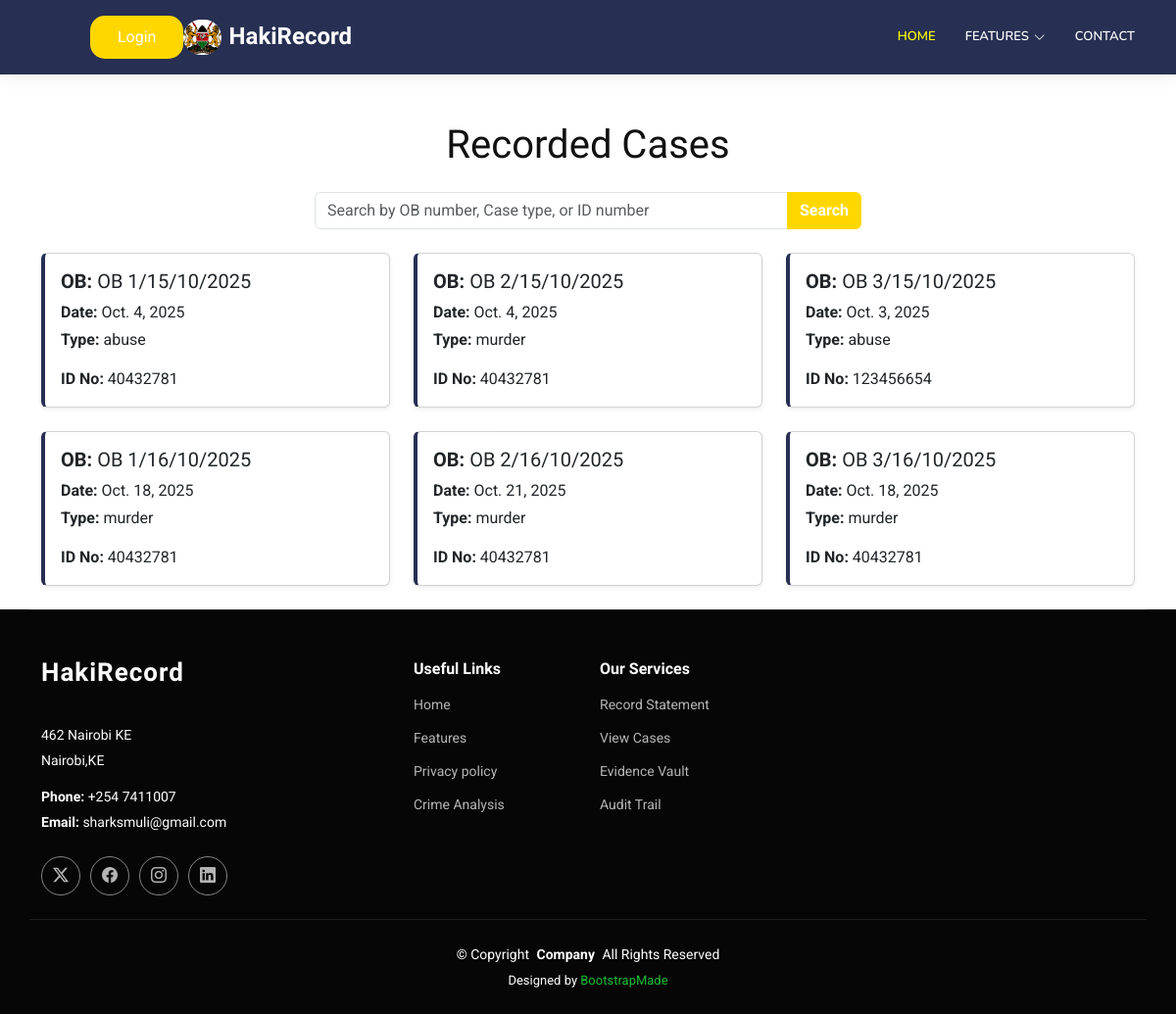
/cases/ (signed in), run on an earlier commit of the app's database.
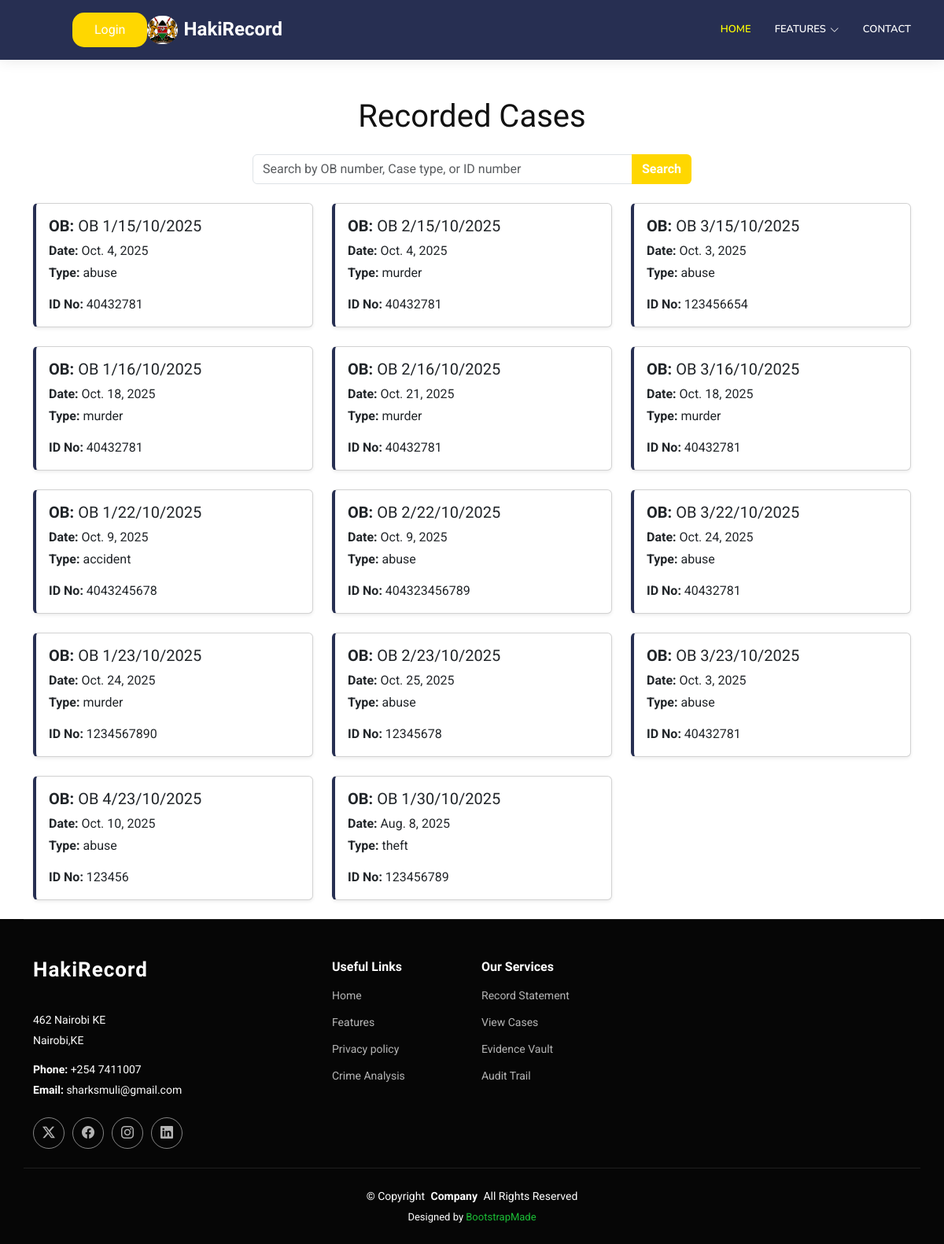
And on a later commit of the database.
### HakiRecordApp/models.py (models this page shows, shortened)
class Statement(models.Model):
    first_name = models.CharField(max_length=100)
    last_name = models.CharField(max_length=100)
    id_number = models.CharField(max_length=100)
    dob = models.DateField()
    service_no = models.ForeignKey(User, on_delete=models.CASCADE)
    address = models.CharField(max_length=100)
    phone_number = models.CharField(max_length=100)
    INCIDENT_TYPES = [
        ('theft', 'Theft'),
        ('murder', 'Murder'),
        ('abuse', 'Child Abuse'),
        ('accident', 'Accident'),
    ]
    incident_type = models.CharField(max_length=20, choices=INCIDENT_TYPES)
    incident_location = models.CharField(max_length=255)
    incident_date = models.DateField(default=timezone.now)
    INCIDENT_TIMES = [
        ('morning', 'Morning'),
        ('afternoon', 'Afternoon'),
        ('evening', 'Evening'),
        ('night', 'Night'),
    ]
    incident_time = models.CharField(max_length=20, choices=INCIDENT_TIMES)
    suspect_description = models.TextField(blank=True, null=True)
    incident_description = models.TextField(blank=True, null=True)
    incident_evidence = models.FileField(upload_to='evidence/')
    ob_number = models.CharField(max_length=30, unique=True, blank=True)
    recorded_at = models.DateTimeField(auto_now_add=True)

### HakiRecordApp/views.py (the view)
# urls.py: path('cases/', views.view_cases, name='cases'),
@login_required(login_url='login')
def view_cases(request):
    query = request.GET.get('q')  # Get the search query from URL parameter
    if query:
        statements = Statement.objects.filter(
            Q(ob_number__icontains=query) |
            Q(incident_type__icontains=query) |
            Q(id_number__icontains=query)
        )
    else:
        statements = Statement.objects.all()
    return render(request, "view_statements.html", {"statements": statements, "query": query})

### HakiRecordApp/templates/view_statements.html (shortened to what this page needs)
{% load static %}
<!DOCTYPE html>
<html lang="en">
<head>
  <link href="{%  static 'assets/vendor/bootstrap/css/bootstrap.min.css' %}" rel="stylesheet">
  <link href="{%  static 'assets/vendor/bootstrap-icons/bootstrap-icons.css' %}" rel="stylesheet">
  <link href="{%  static 'assets/vendor/aos/aos.css' %}" rel="stylesheet">
  <link href="{%  static 'assets/vendor/glightbox/css/glightbox.min.css' %}" rel="stylesheet">
  <link href="{%  static 'assets/vendor/swiper/swiper-bundle.min.css' %}" rel="stylesheet">
    <link href="https://cdn.jsdelivr.net/npm/bootstrap@5.3.8/dist/css/bootstrap.min.css" rel="stylesheet">
    <link href="{%  static 'assets/css/main.css' %}" rel="stylesheet">
</head>
<body>
<header id="header" class="header d-flex align-items-center sticky-top">
    <div class="container position-relative d-flex align-items-center">
      <a href="{% url 'homepage' %}" class="logo d-flex align-items-center me-auto">
         <img src="{%  static 'assets/img/favicon.jpg' %}" alt="">
        <h1 class="sitename" >HakiRecord</h1>
      </a>
      <nav id="navmenu" class="navmenu">
        <ul>
          <li><a href="{% url 'homepage' %}" class="active">Home</a></li>
          <li class="dropdown"><a href="#"><span >Features</span> <i class="bi bi-chevron-down toggle-dropdown"></i></a>
              </li>
          <li><a href="{% url 'contact' %}">Contact</a></li>
        </ul>
      </nav>
        <a href="{% url 'login' %}"><button class="login" >Login</button></a>
    </div>
  </header>
<div class="container mt-5">
    <h1 class="mb-4 d-flex justify-content-center">Recorded Cases</h1>
    <form method="GET" action="{% url 'cases' %}" class="mb-4 d-flex justify-content-center">
        <div class="input-group w-50">
            <input type="text" name="q" class="form-control" placeholder="Search by OB number, Case type, or ID number"
                   value="{{ query|default:'' }}">
            <button type="submit" class="btn" style="background-color: #ffd700; color: white; font-weight: bold">Search</button>
        </div>
    </form>
    <div class="row">
        {% for statement in statements %}
        <div class="col-md-4 mb-4">
            <a href="{% url 'case_detail' statement.id %}" class="text-decoration-none text-dark">
                <div class="card shadow-sm case-card">
                    <div class="card-body">
                        <h5 class="card-title"><strong>OB:</strong> {{ statement.ob_number }}</h5>
                        <p class="card-text mb-1"><strong>Date:</strong> {{ statement.incident_date }}</p>
                        <p class="card-text"><strong>Type:</strong> {{ statement.incident_type }}</p>
                        <p class="card-text"><strong>ID No:</strong> {{ statement.id_number }}</p>
                    </div>
                </div>
            </a>
        </div>
        {% empty %}
        <p>No cases found matching your search.</p>
        {% endfor %}
    </div>
</div>
<footer id="footer" class="footer dark-background">
    <div class="container footer-top">
      <div class="row gy-4">
        <div class="col-lg-4 col-md-6 footer-about">
          <a href="{% url 'homepage' %}" class="logo d-flex align-items-center">
            <span class="sitename">HakiRecord</span>
          </a>
          <div class="footer-contact pt-3">
            <p>462 Nairobi KE</p>
            <p>Nairobi,KE</p>
            <p class="mt-3"><strong>Phone:</strong> <span>+254 7411007</span></p>
            <p><strong>Email:</strong> <span>sharksmuli@gmail.com</span></p>
          </div>
          <div class="social-links d-flex mt-4">
            <a href=""><i class="bi bi-twitter-x"></i></a>
            <a href=""><i class="bi bi-facebook"></i></a>
            <a href=""><i class="bi bi-instagram"></i></a>
            <a href=""><i class="bi bi-linkedin"></i></a>
          </div>
        </div>
        <div class="col-lg-2 col-md-3 footer-links">
          <h4>Useful Links</h4>
          <ul>
            <li><a href="{% url 'homepage' %}">Home</a></li>
            <li><a href="{% url 'homepage' %}#services">Features</a></li>
            <li><a href="#">Privacy policy</a></li>
            <li><a href="#">Crime Analysis</a></li>
          </ul>
        </div>
        <div class="col-lg-2 col-md-3 footer-links">
          <h4>Our Services</h4>
          <ul>
            <li><a href="{% url 'statement' %}">Record Statement</a></li>
            <li><a href="{% url 'cases' %}">View Cases</a></li>
            <li><a href="#">Evidence Vault</a></li>
            <li><a href="#">Audit Trail</a></li>
          </ul>
        </div>
      </div>
    </div>
    <div class="container copyright text-center mt-4">
      <p>© <span>Copyright</span> <strong class="px-1 sitename">Company</strong> <span>All Rights Reserved</span></p>
      <div class="credits">
        Designed by <a href="https://bootstrapmade.com/">BootstrapMade</a>
      </div>
    </div>
  </footer>
</body>
</html>

### HakiRecordApp/static/assets/css/main.css (style rules this page uses)
:root { --default-font: "Roboto", system-ui, -apple-system, "Segoe UI", Roboto, "Helvetica Neue", Arial, "Noto Sans", "Liberation Sans", sans-serif, "Apple Color Emoji", "Segoe UI Emoji", "Segoe UI Symbol", "Noto Color Emoji"; --heading-font: "Raleway", sans-serif; --nav-font: "Nunito", sans-serif; }
:root { --background-color: #ffffff; --default-color: #444444; --heading-color: #111111; --accent-color: #1bbd36; --surface-color: #ffffff; --contrast-color: #ffffff; }
:root { --nav-color: #444444; --nav-hover-color: #1bbd36; --nav-mobile-background-color: #ffffff; --nav-dropdown-background-color: #ffffff; --nav-dropdown-color: #444444; --nav-dropdown-hover-color: #1bbd36; }
.dark-background { --background-color: #060606; --default-color: #ffffff; --heading-color: #ffffff; --surface-color: #252525; --contrast-color: #ffffff; }
:root { scroll-behavior: smooth; }
body { color: var(--default-color); background-color: var(--background-color); font-family: var(--default-font); }
a { color: var(--accent-color); text-decoration: none; transition: 0.3s; }
h1, h2, h3, h4, h5, h6 { color: var(--heading-color); font-family: var(--heading-font); }
.header { color: var(--default-color); background-color: #272f52; padding: 10px 0; transition: all 0.5s; z-index: 997; box-shadow: 0px 0 18px rgba(0, 0, 0, 0.1); }
.header .logo { line-height: 1; }
.header .logo img { max-height: 36px; margin-right: 8px; border-radius: 50px; }
.header .logo h1 { font-size: 26px; margin: 0; font-weight: 700; color: white; }
.header .login { padding: 10px 28px; background-color: gold; border-radius: 15px; margin-left:50px; border: transparent; color:white; }
@media (max-width: 1200px) { .header .logo { order: 1; } }
@media (max-width: 1200px) { .header .logo h1 { font-size: 24px; } }
@media (max-width: 1200px) { .header .navmenu { order: 3; } }
@media (min-width: 1200px) { .navmenu { padding: 0; } }
@media (min-width: 1200px) { .navmenu ul { margin: 0; padding: 0; display: flex; list-style: none; align-items: center; } }
@media (min-width: 1200px) { .navmenu li { position: relative; } }
@media (min-width: 1200px) { .navmenu a, .navmenu a:focus { color: white; padding: 18px 15px; font-size: 13px; font-family: var(--nav-font); text-transform: uppercase; font-weight: 600; display: flex; align-items: center; justify-content: space-between; white-space: nowrap; transition: 0.3s; } }
@media (min-width: 1200px) { .navmenu a i, .navmenu a:focus i { font-size: 12px; line-height: 0; margin-left: 5px; transition: 0.3s; } }
@media (min-width: 1200px) { .navmenu li:last-child a { padding-right: 0; } }
@media (min-width: 1200px) { .navmenu li:hover>a, .navmenu .active, .navmenu .active:focus { color: yellow; } }
.footer { color: var(--default-color); background-color: var(--background-color); font-size: 14px; position: relative; }
.footer .footer-top { padding-top: 50px; border-top: 1px solid color-mix(in srgb, var(--default-color), transparent 90%); }
.footer .footer-about .logo { line-height: 1; margin-bottom: 25px; }
.footer .footer-about .logo span { font-size: 26px; font-weight: 700; letter-spacing: 1px; font-family: var(--heading-font); color: var(--heading-color); }
.footer .footer-about p { font-size: 14px; font-family: var(--heading-font); }
.footer .social-links a { display: flex; align-items: center; justify-content: center; width: 40px; height: 40px; border-radius: 50%; border: 1px solid color-mix(in srgb, var(--default-color), transparent 50%); font-size: 16px; color: color-mix(in srgb, var(--default-color), transparent 30%); margin-right: 10px; transition: 0.3s; }
.footer h4 { font-size: 16px; font-weight: bold; position: relative; padding-bottom: 12px; }
.footer .footer-links { margin-bottom: 30px; }
.footer .footer-links ul { list-style: none; padding: 0; margin: 0; }
.footer .footer-links ul li { padding: 10px 0; display: flex; align-items: center; }
.footer .footer-links ul li:first-child { padding-top: 0; }
.footer .footer-links ul a { color: color-mix(in srgb, var(--default-color), transparent 30%); display: inline-block; line-height: 1; }
.footer .footer-contact p { margin-bottom: 5px; }
.footer .copyright { padding: 25px 0; border-top: 1px solid color-mix(in srgb, var(--default-color), transparent 90%); }
.footer .copyright p { margin-bottom: 0; }
.footer .credits { margin-top: 6px; font-size: 13px; }

### HakiRecordApp/templates/view_statements.html (style rules this page uses)
.case-card { border-left: 4px solid #272f52; transition: all 0.3s ease; }

What changed in the data, as far as the page shows it:
added Statement: ob_number "OB 1/22/10/2025", incident_date "Oct. 9, 2025", incident_type "accident", id_number "4043245678"
added Statement: ob_number "OB 2/22/10/2025", incident_date "Oct. 9, 2025", incident_type "abuse", id_number "404323456789"
added Statement: ob_number "OB 3/22/10/2025", incident_date "Oct. 24, 2025", incident_type "abuse", id_number "40432781"
added Statement: ob_number "OB 1/23/10/2025", incident_date "Oct. 24, 2025", incident_type "murder", id_number "1234567890"
added Statement: ob_number "OB 2/23/10/2025", incident_date "Oct. 25, 2025", incident_type "abuse", id_number "12345678"
added Statement: ob_number "OB 3/23/10/2025", incident_date "Oct. 3, 2025", incident_type "abuse", id_number "40432781"
added Statement: ob_number "OB 4/23/10/2025", incident_date "Oct. 10, 2025", incident_type "abuse", id_number "123456"
added Statement: ob_number "OB 1/30/10/2025", incident_date "Aug. 8, 2025", incident_type "theft", id_number "123456789"
